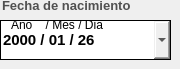
               <widget class="QWidget" name="page_2">
                <widget class="QLabel" name="label_cedula_2">
                 <property name="geometry">
                  <rect>
                   <x>2</x>
                   <y>-7</y>
                   <width>134</width>
                   <height>25</height>
                  </rect>
                 </property>
                 <property name="font">
                  <font>
                   <family>Arial</family>
                   <pointsize>10</pointsize>
                   <weight>75</weight>
                   <italic>false</italic>
                   <bold>true</bold>
                  </font>
                 </property>
                 <property name="styleSheet">
                  <string notr="true">QLabel{
	
	
	color: rgb(80, 80, 80);

	border-color: #ffffff;


}
</string>
                 </property>
                 <property name="text">
                  <string>Fecha de nacimiento</string>
                 </property>
                 <property name="scaledContents">
                  <bool>false</bool>
                 </property>
                </widget>
                <widget class="QDateEdit" name="dateedit_fecha_ingreso_tela_2">
                 <property name="geometry">
                  <rect>
                   <x>0</x>
                   <y>20</y>
                   <width>171</width>
                   <height>40</height>
                  </rect>
                 </property>
                 <property name="minimumSize">
                  <size>
                   <width>0</width>
                   <height>40</height>
                  </size>
                 </property>
                 <property name="font">
                  <font>
                   <family>Arial</family>
                   <pointsize>11</pointsize>
                   <weight>75</weight>
                   <italic>false</italic>
                   <bold>true</bold>
                  </font>
                 </property>
                 <property name="toolTip">
                  <string>Año/Mes/Dia</string>
                 </property>
                 <property name="styleSheet">
                  <string notr="true">border:1px solid black;</string>
                 </property>
                 <property name="wrapping">
                  <bool>false</bool>
                 </property>
                 <property name="frame">
                  <bool>true</bool>
                 </property>
                 <property name="accelerated">
                  <bool>true</bool>
                 </property>
                 <property name="keyboardTracking">
                  <bool>true</bool>
                 </property>
                 <property name="showGroupSeparator" stdset="0">
                  <bool>true</bool>
                 </property>
                 <property name="currentSection">
                  <enum>QDateTimeEdit::YearSection</enum>
                 </property>
                 <property name="displayFormat">
                  <string>yyyy / MM / dd</string>
                 </property>
                 <property name="calendarPopup">
                  <bool>true</bool>
                 </property>
                 <property name="currentSectionIndex">
                  <number>0</number>
                 </property>
                 <property name="date">
                  <date>
                   <year>2000</year>
                   <month>1</month>
                   <day>26</day>
                  </date>
                 </property>
                </widget>
                <widget class="QLabel" name="label_3">
                 <property name="geometry">
                  <rect>
                   <x>11</x>
                   <y>17</y>
                   <width>101</width>
                   <height>16</height>
                  </rect>
                 </property>
                 <property name="styleSheet">
                  <string notr="true"/>
                 </property>
                 <property name="text">
                  <string>Año    / Mes / Dia</string>
                 </property>
                </widget>
               </widget>
